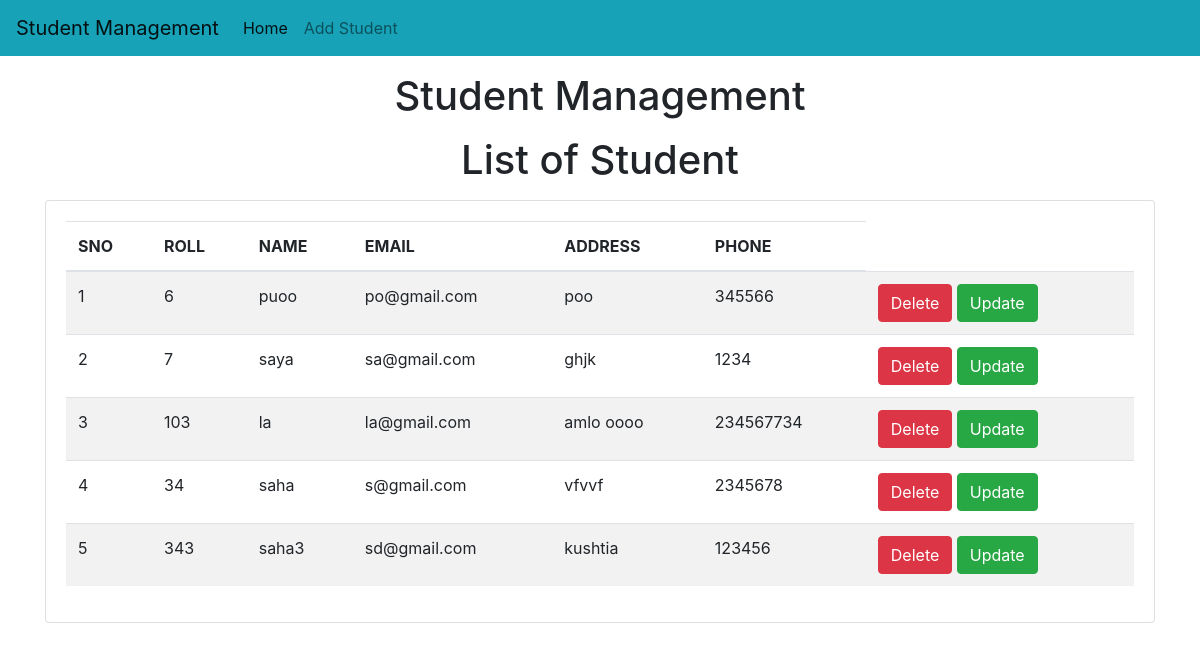
/std/, run on the app's committed database.
### std/models.py (models this page shows)
class Stusdent(models.Model):
    roll = models.CharField(max_length=100)
    name= models.CharField(max_length=50)
    email=models.CharField(max_length=150)
    address=models.CharField(max_length=200)
    phone=models.CharField(max_length=10)

### std/views.py (the view)
# urls.py: path("" ,home),
def home(request):
    std=Stusdent.objects.all()
    return render(request,"std/home.html",{'std':std})

### templates/std/home.html (shortened to what this page needs)
<!doctype html>
<html lang="en">
  <head>
    <link rel="stylesheet" href="https://cdn.jsdelivr.net/npm/bootstrap@4.0.0/dist/css/bootstrap.min.css">
  </head>
  <body>
    {% include 'std/navbar.html' %}
    <h1 class="text-center my-3">Student Management </h1>
    <h1 class="text-center my-3">List of Student</h1>
    <div class="container">
      <div class="row">
        <div class="col-md-12">
          <div class="card">
            <div class="card-body">
              <table class="table table-striped">
                <thead>
                  <tr>
                    <th>SNO</th>
                    <th>ROLL</th>
                    <th>NAME</th>
                    <th>EMAIL</th>
                    <th>ADDRESS</th>
                    <th>PHONE</th>
                  </tr>
                </thead>
                <tbody>
                  {% for s in std %}
                  <tr>
                    <td>{{forloop.counter}}</td>
                    <td>{{s.roll}}</td>
                    <td>{{s.name}}</td>
                    <td>{{s.email}}</td>
                    <td>{{s.address}}</td>
                    <td>{{s.phone}}</td>
                    <td>
                      <a href="/std/delete-std/{{s.id}}"class="btn btn-danger md-sm">Delete</a>
                      <a href="/std/update-std/{{s.id}}"class="btn btn-success md-sm">Update</a>
                    </td>
                  </tr>
                  {% endfor %}
                </tbody>
              </table>
            </div>
          </div>
        </div>
      </div>
    </div>
  </body>
</html>

### templates/std/navbar.html (shortened to what this page needs)
<nav class="navbar navbar-expand-lg navbar-light bg-info">
    <a class="navbar-brand" href="/std/home/">Student Management</a>
    <div class="collapse navbar-collapse" id="navbarSupportedContent">
      <ul class="navbar-nav mr-auto">
        <li class="nav-item active">
          <a class="nav-link" href="#">Home <span class="sr-only">(current)</span></a>
        </li>
        <li class="nav-item">
          <a class="nav-link" href="/std/add-std/">Add Student</a>
        </li>
    </div>
  </nav>

### data on the page
Stusdent: roll "6", name "puoo", email "po@gmail.com", address "poo", phone "345566"
Stusdent: roll "7", name "saya", email "sa@gmail.com", address "ghjk", phone "1234"
Stusdent: roll "103", name "la", email "la@gmail.com", address "amlo oooo", phone "234567734"
Stusdent: roll "34", name "saha", email "s@gmail.com", address "vfvvf", phone "2345678"
Stusdent: roll "343", name "saha3", email "sd@gmail.com", address "kushtia", phone "123456"
